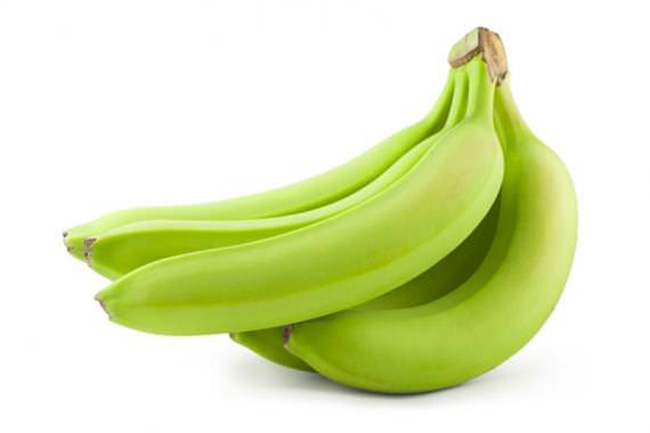
%> input picture lab5/lab5-images/1.jpg, 650 x 433 px; its folder holds 4 pictures in this run
$ octave ans.m   (GNU Octave 9; MATLAB toolbox functions it lacks are replaced by stand-ins)
%> lines starting %> are read from the running program, lines starting %| are printed output that depends on the picture
imageFiles = dir('lab5-images\*.jpg');
numImages = numel(imageFiles);

feature_vector = [];

for i = 1:numImages
    img = imread(fullfile(imageFiles(i).folder, imageFiles(i).name));
%> img is the input picture: size 433x650x3 uint8; mean R, G, B 222.6, 231.7, 186.9

    hsv_img = rgb2hsv(img);
%> hsv_img: size 433x650x3 double; mean H, S, V 0.0903, 0.244, 0.909

    s = hsv_img(:, :, 2);
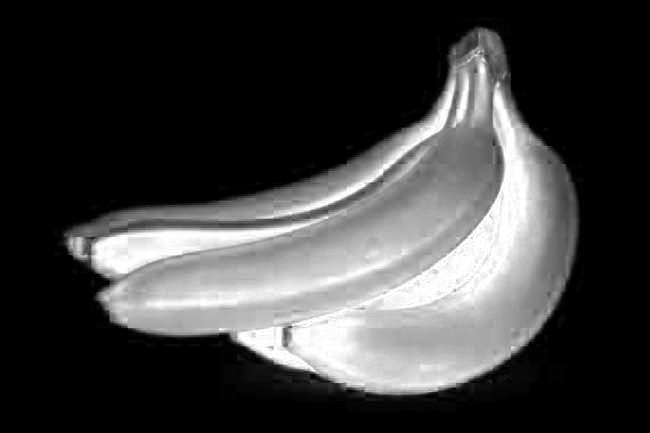
%> s: size 433x650 double; min 0, max 1, mean 0.244

    check = find(s > 0.3);
%> check = 95184 values from 28813 to 249212

    Red = img(:, :, 1);
    Green = img(:, :, 2);
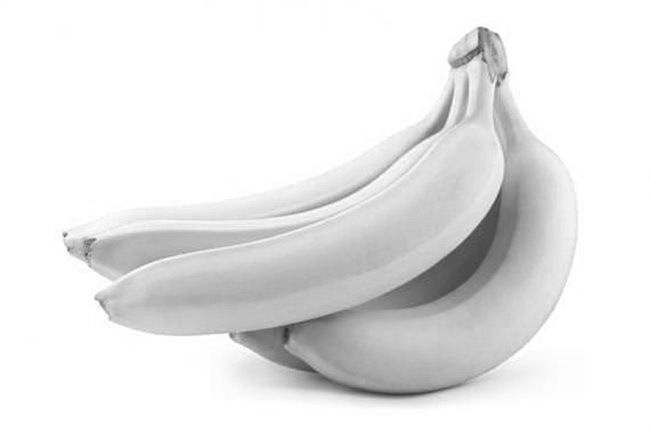
%> Green: size 433x650 uint8; min 43, max 255, mean 231.7
    Blue = img(:, :, 3);
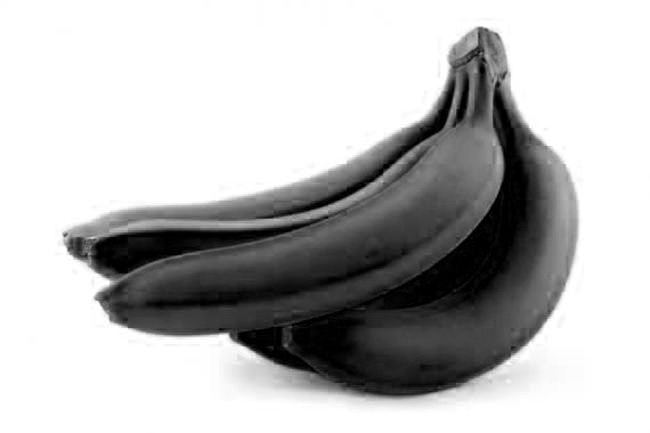
%> Blue: size 433x650 uint8; min 0, max 255, mean 186.9

    Red = double(Red);
%> Red: size 433x650 double
    Green = double(Green);
%> Green: size 433x650 double
    Blue = double(Blue);
%> Blue: size 433x650 double

    sum_rgb = Red + Green + Blue;
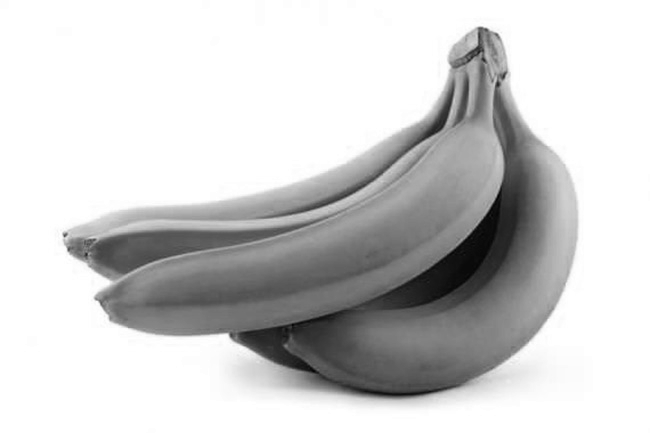
%> sum_rgb: size 433x650 double; min 111, max 765, mean 641.2; drawn with min black and max white
    realRed = Red ./ sum_rgb;
    realGreen = Green ./ sum_rgb;
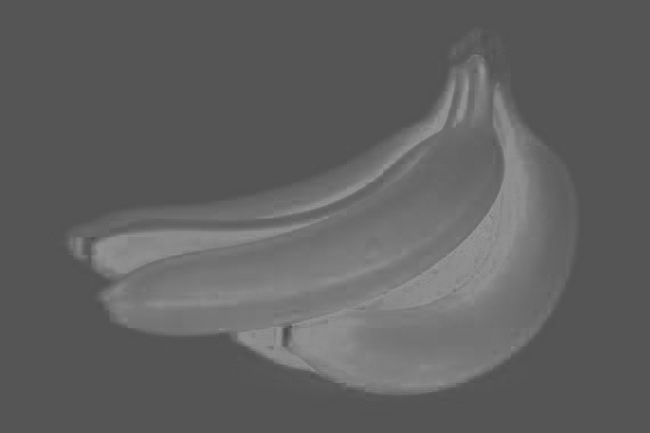
%> realGreen: size 433x650 double; min 0.29, max 0.597, mean 0.38
    realBlue = Blue ./ sum_rgb;
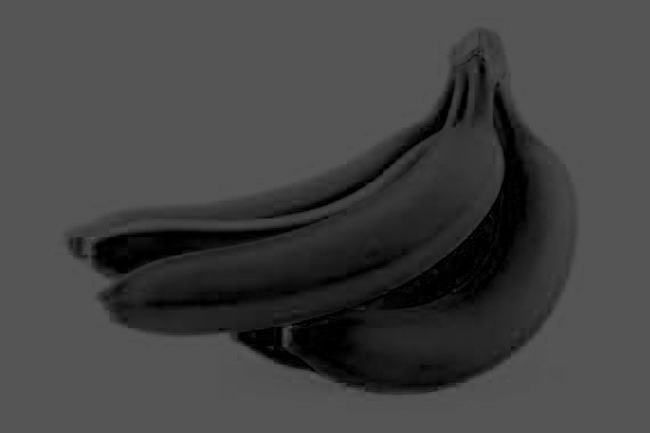
%> realBlue: size 433x650 double; min 0, max 0.353, mean 0.263

    realRed = realRed(check);
    realGreen = realGreen(check);
    realBlue = realBlue(check);

    meanNormR = mean(realRed);
%> meanNormR = 0.4
    meanNormG = mean(realGreen);
%> meanNormG = 0.47
    meanNormB = mean(realBlue);
%> meanNormB = 0.13

    feature_vector(i, 1) = meanNormR;
    feature_vector(i, 2) = meanNormG;
    feature_vector(i, 3) = meanNormB;
end
%> pass 2 of the loop `for i = 1:numImages`:
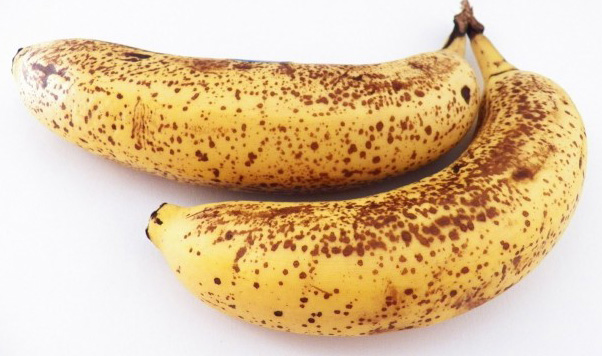
%> input picture lab5/lab5-images/10.jpg, 602 x 356 px
%> img is the input picture: size 356x602x3 uint8; mean R, G, B 221.9, 194.1, 155.6
%> hsv_img: size 356x602x3 double; mean H, S, V 0.325, 0.339, 0.873
%> `s = hsv_img(:, :, 2);`:
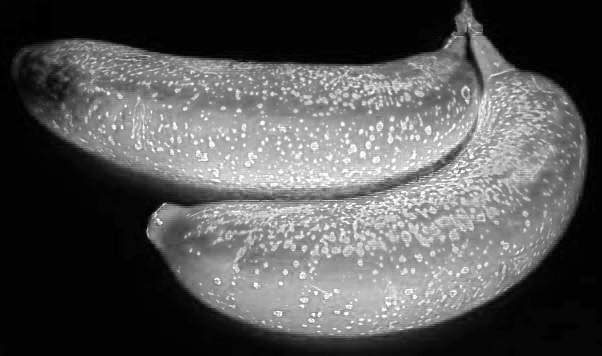
%> s: size 356x602 double; min 0, max 1, mean 0.339
%> check = 113730 values from 12572 to 208421
%> sum_rgb: size 356x602 double
%> realRed: size 356x602 double
%> realGreen: size 356x602 double
%> `realBlue = Blue ./ sum_rgb;`:
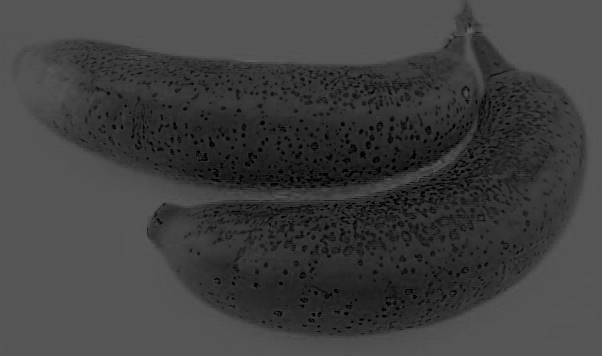
%> realBlue: size 356x602 double; min 0, max 0.403, mean 0.25
%> meanNormR = 0.478
%> meanNormG = 0.344
%> meanNormB = 0.178
%> pass 3 of the loop `for i = 1:numImages`:
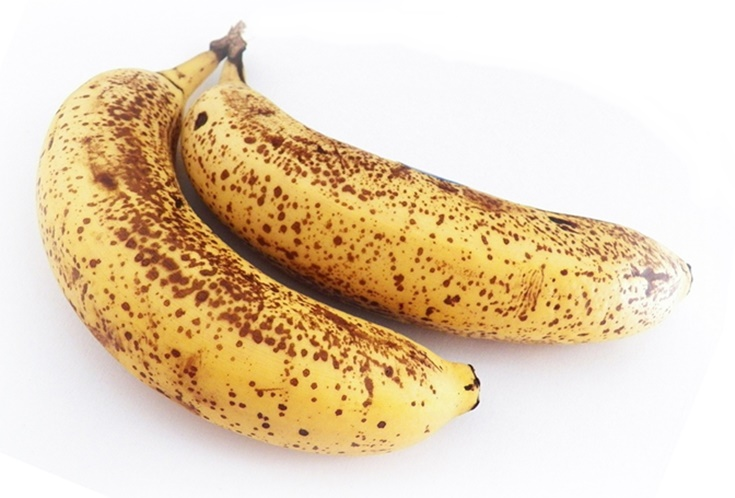
%> input picture lab5/lab5-images/11.jpg, 735 x 498 px
%> img is the input picture: size 498x735x3 uint8; mean R, G, B 229.9, 210.2, 181.8
%> hsv_img: size 498x735x3 double; mean H, S, V 0.303, 0.249, 0.904
%> `s = hsv_img(:, :, 2);`:
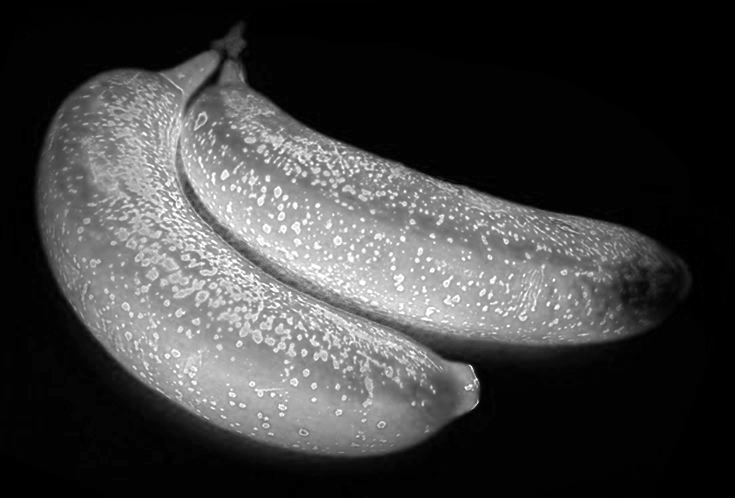
%> s: size 498x735 double; min 0, max 1, mean 0.249
%> check = 143668 values from 20125 to 324450
%> sum_rgb: size 498x735 double
%> realRed: size 498x735 double
%> realGreen: size 498x735 double
%> `realBlue = Blue ./ sum_rgb;`:
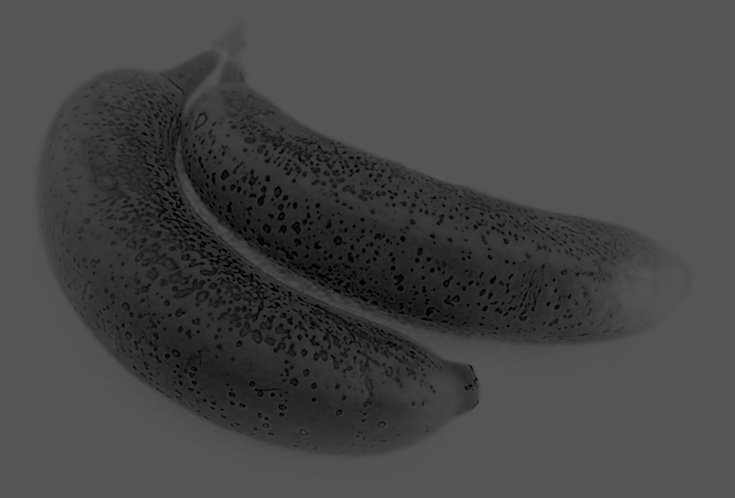
%> realBlue: size 498x735 double; min 0, max 0.364, mean 0.272
%> meanNormR = 0.475
%> meanNormG = 0.345
%> meanNormB = 0.18
%> the loop made 4 passes; the first 3 are shown

Z = linkage(feature_vector, 'complete', 'euclidean');
c = cluster(Z, 'maxclust', 4);

disp('Cluster labels for each image:');
disp(c);

figure;
scatter3(feature_vector(:, 1), feature_vector(:, 2), feature_vector(:, 3), 240, c, 'filled');
xlabel('Normalized Red Channel');
ylabel('Normalized Green Channel');
zlabel('Normalized Blue Channel');
title('Banana Ripeness Clustering');
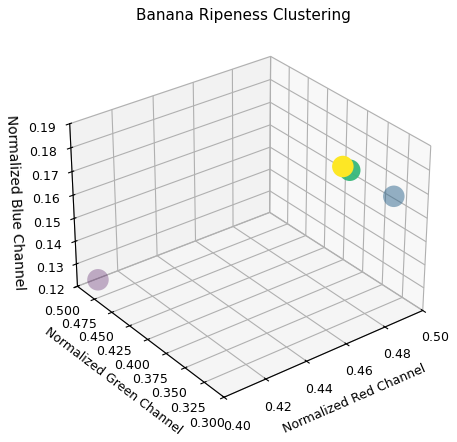
%> figure redrawn from the program's plot data
